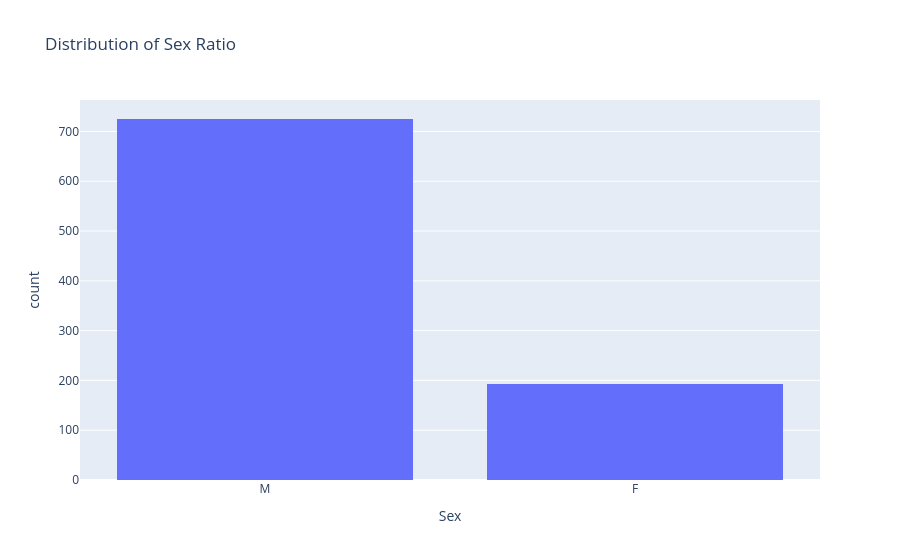

The code cell stored with this chart in its notebook:
### Code cell
fig = px.histogram(df, x="Sex", 
                   hover_data=df.columns, 
                   title="Distribution of Sex Ratio", 
                   barmode="group").show()

### Figure 1 — Plotly figure (JSON) as saved in the notebook; plotly's stock layout.template omitted (floating-point values rounded to 4 significant figures; data arrays with more than 128 entries replaced by an {"elided": "..."} marker saying what was removed)
{"data": [{"alignmentgroup": "True", "bingroup": "x", "hovertemplate": "Sex=%{x}<br>count=%{y}<extra></extra>", "legendgroup": "", "marker": {"color": "#636efa", "pattern": {"shape": ""}}, "name": "", "offsetgroup": "", "orientation": "v", "showlegend": false, "type": "histogram", "x": {"elided": "918 str values"}, "xaxis": "x", "yaxis": "y"}], "layout": {"barmode": "group", "legend": {"tracegroupgap": 0}, "title": {"text": "Distribution of Sex Ratio"}, "xaxis": {"anchor": "y", "domain": [0, 1], "title": {"text": "Sex"}}, "yaxis": {"anchor": "x", "domain": [0, 1], "title": {"text": "count"}}}}
